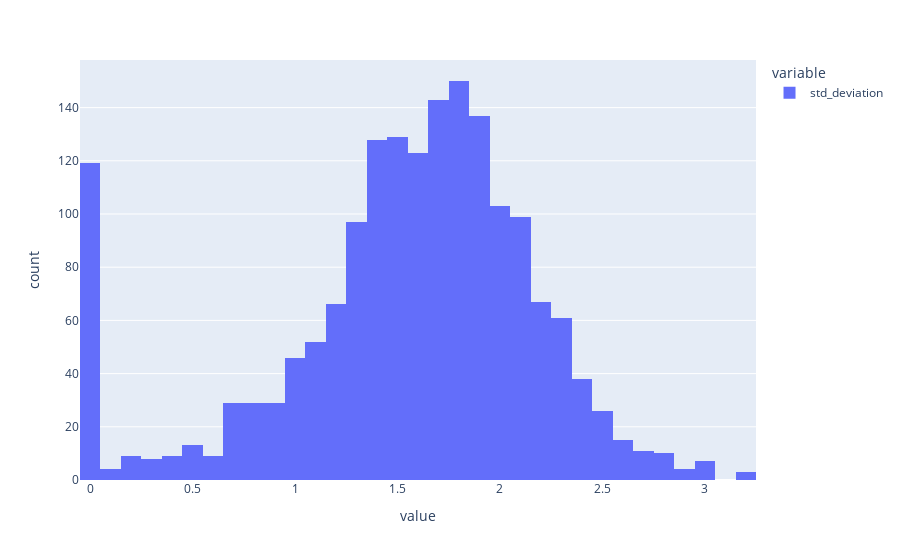

This figure's notebook cell:
### Code cell
import plotly.express as px
px.histogram(analys_personal_data['std_deviation'])

### Figure 1 — Plotly figure (JSON) as saved in the notebook; plotly's stock layout.template omitted (floating-point values rounded to 4 significant figures; data arrays with more than 128 entries replaced by an {"elided": "..."} marker saying what was removed)
{"data": [{"alignmentgroup": "True", "bingroup": "x", "hovertemplate": "variable=std_deviation<br>value=%{x}<br>count=%{y}<extra></extra>", "legendgroup": "std_deviation", "marker": {"color": "#636efa", "pattern": {"shape": ""}}, "name": "std_deviation", "offsetgroup": "std_deviation", "orientation": "v", "showlegend": true, "type": "histogram", "x": {"elided": "1773 float values"}, "xaxis": "x", "yaxis": "y"}], "layout": {"barmode": "relative", "legend": {"title": {"text": "variable"}, "tracegroupgap": 0}, "margin": {"t": 60}, "xaxis": {"anchor": "y", "domain": [0, 1], "title": {"text": "value"}}, "yaxis": {"anchor": "x", "domain": [0, 1], "title": {"text": "count"}}}}
